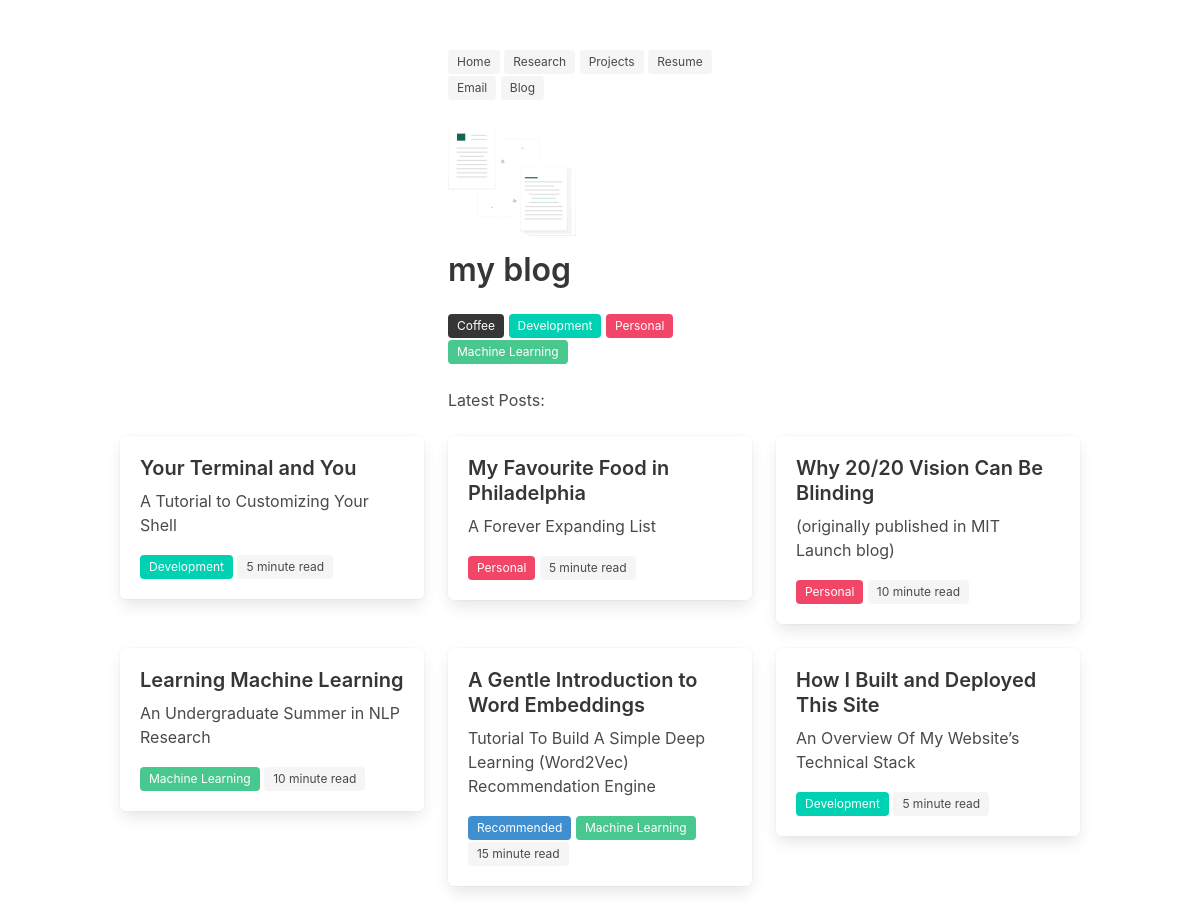
The page /blog/ on the database as committed earlier.
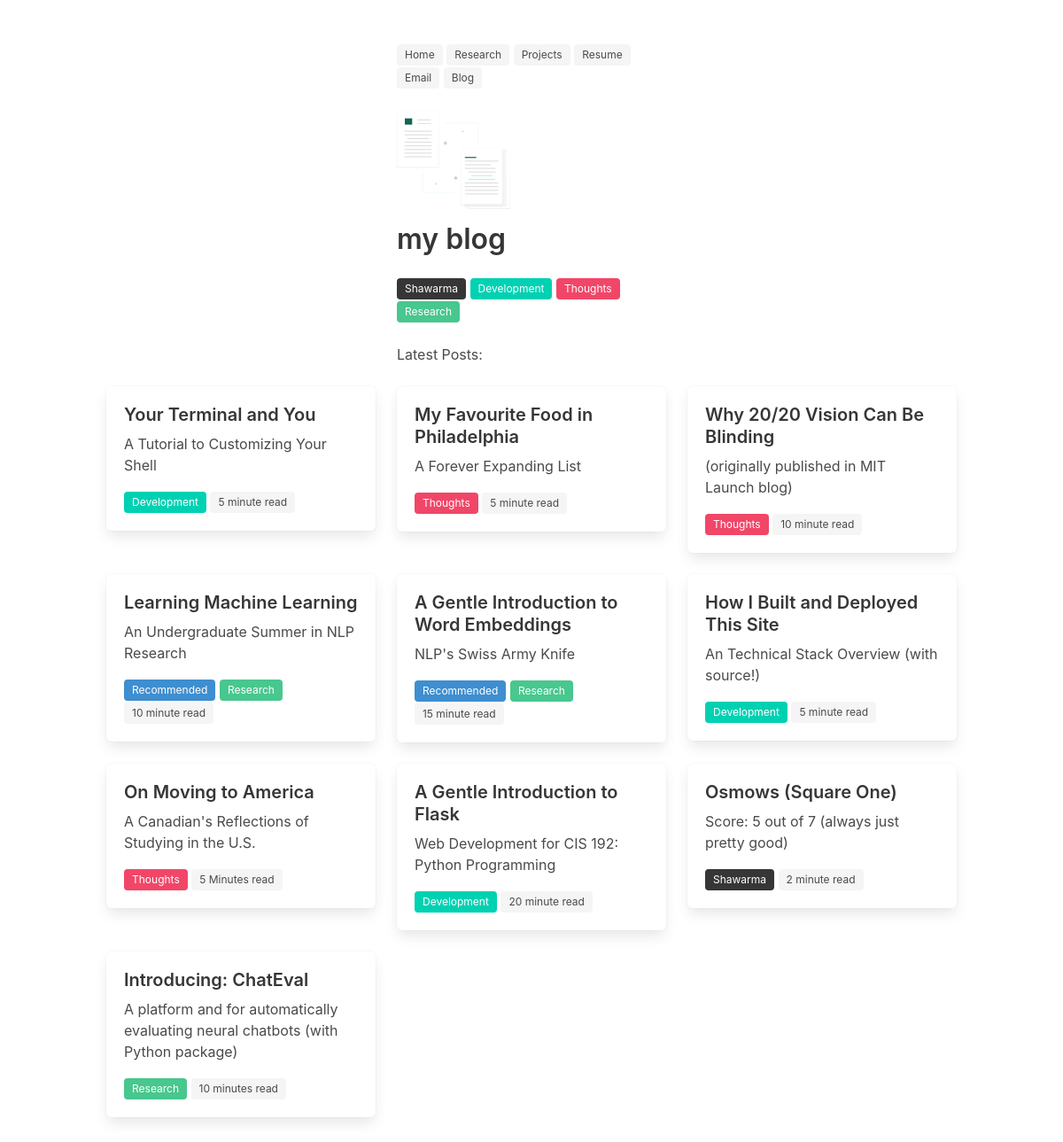
The same page on the database as committed later.
### blog/models.py (models this page shows)
class Category(models.Model):
    name = models.CharField(max_length=100)
    bulma_color = models.CharField(max_length=50, null=True, blank=True)
    class Meta:
        db_table = 'Category'

class Post(models.Model):
    id = models.CharField(max_length=50, primary_key=True)
    title = models.CharField(max_length=100)
    subtitle = models.CharField(max_length=100)
    length = models.CharField(max_length=100)
    body = models.TextField()
    category = models.ForeignKey(Category, on_delete=models.DO_NOTHING)
    recommended = models.BooleanField(default=False)
    class Meta:
        db_table = 'Post'

### blog/views.py (the view)
# urls.py: path('blog/', blog, name='blog'),
def blog(request):
    posts = Post.objects.all()
    categories = Category.objects.all()
    return render(request, 'blog.html', {'posts': posts, 'categories': categories, 'select': False})

### about/templates/blog.html (shortened to what this page needs)
{% extends 'base.html' %}
{% load static %}
{% block content %}
  <section class="section">
    <div class="container">
      <div class="columns">
        <div class="column is-one-fourth"> </div>
        <div class="column">
          <nav>
            <a href="/"> <span class="tag is-light"> Home </span> </a>
            <a href="/research"> <span class="tag is-light"> Research </span> </a>
            <a href="/projects"> <span class="tag is-light"> Projects </span> </a>
            <a href="{% static 'resume.pdf' %}"> <span class="tag is-light"> Resume </span> </a>
            <a href="mailto:mail@kirubarajan.com"> <span class="tag is-light"> Email </span> </a>
            <a href="/blog"> <span class="tag is-light"> Blog </span> </a>
            <br> <br>
          </nav>
          <figure class="image is-128x128">
            <img src="{% static 'img/papers.svg' %}">
          </figure>
            <h1 class="title"> my blog </h1>
            {% for category in categories %}
            <a href="/blog/category/{{ category.id }}">
              <span class="tag is-{{ category.bulma_color }}"> {{ category.name }} </span>
            </a>
            {% endfor %}
            <br> <br>
            <p>Latest Posts:</p>
        </div>
        <div class="column is-one-fourth"> </div>
      </div>
      <div class="columns is-multiline">
        {% for post in posts %}
        <div class="column is-one-third">
          <a href="/post/{{post.id}}" >
            <div class="box">
              <article class="media">
                <div class="media-content">
                  <div class="content">
                      <p style="margin-bottom: 0.5rem" class="subtitle"> <strong> {{ post.title }} </strong> </p>
                      <p> {{ post.subtitle }} </p>
                      {% if post.recommended %} <span class="tag is-info"> Recommended </span> {% endif %}
                      <span class="tag is-{{ post.category.bulma_color }}"> {{ post.category.name }} </span>
                      <span class="tag is-light"> {{ post.length }} read </span> <br>
                  </div>
                </div>
              </article>
            </div>
          </a>
        </div>
        <br>
        {% endfor %}
      </div>
    </div>
  </section>
{% endblock %}

Rows that differ between the two databases and show on the page:
changed Category: name "Coffee" → "Shawarma"
changed Category: name "Personal" → "Thoughts"
changed Category: name "Machine Learning" → "Research"
changed through a linked row, Post "My Favourite Food in Philadelphia": category.name "Personal" → "Thoughts"
changed through a linked row, Post "Why 20/20 Vision Can Be Blinding": category.name "Personal" → "Thoughts"
changed Post "Learning Machine Learning": category.name "Machine Learning" → "Research"; now shows "Recommended"
changed Post "A Gentle Introduction to Word Embeddings": subtitle "Tutorial To Build A Simple Deep Learning (Word2Vec) Recommendation Engine" → "NLP's Swiss Army Knife"; category.name "Machine Learning" → "Research"
changed Post "How I Built and Deployed This Site": subtitle "An Overview Of My Website’s Technical Stack" → "An Technical Stack Overview (with source!)"
added Post: title "On Moving to America", subtitle "A Canadian's Reflections of Studying in the U.S.", category.name "Thoughts", length "5 Minutes"
added Post: title "A Gentle Introduction to Flask", subtitle "Web Development for CIS 192: Python Programming", category.name "Development", length "20 minute"
added Post: title "Osmows (Square One)", subtitle "Score: 5 out of 7 (always just pretty good)", category.name "Shawarma", length "2 minute"
added Post: title "Introducing: ChatEval", subtitle "A platform and for automatically evaluating neural chatbots (with Python package)", category.name "Research", length "10 minutes"
